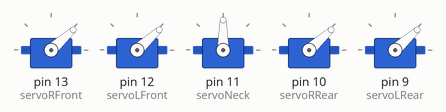
This sketch was run on a simulated Arduino Uno, built with avr-gcc and run on an emulated ATmega328P. On the bench: 5 × servo.

Above: at 0.05 s.
At 0.35 s:
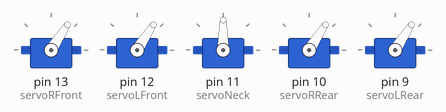
At 0.65 s:
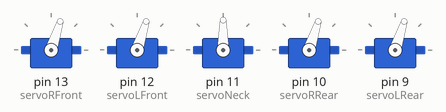
At 0.9 s:
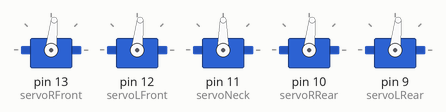
At 1.2 s:
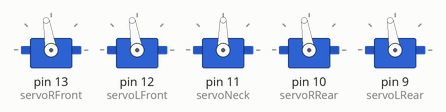
Timing chart, 0 to 3.0 s (numbered marks = the images above):
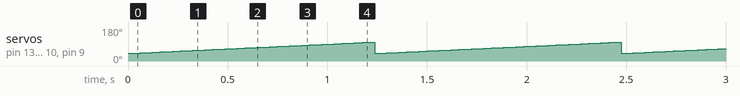

Measured:
- by itself, servo on pin 13 (servoRFront), servo on pin 12 (servoLFront), servo on pin 10 (servoRRear), servo on pin 9 (servoLRear): ramps from 40° to 100° and jumps back, once every 1.2 s

The sketch:

arduino_4feet_robot.ino
```cpp
#include <Servo.h>

Servo servoRFront; //servo motor(Right-Front)
Servo servoLFront;
Servo servoRRear; //servo motor(Right-Rear)
Servo servoLRear;
Servo servoNeck;


void setup(){
  servoRFront.attach(13);
  servoLFront.attach(12);
  servoNeck.attach(11);
  servoRRear.attach(10);
  servoLRear.attach(9);

}

void loop(){
  for (int angle = 40 ; angle <= 100 ; angle++){
    servoRFront.write(angle);
    servoLFront.write(angle);
    servoRRear.write(angle);
    servoLRear.write(angle);
    delay(20);
  }
}
```
